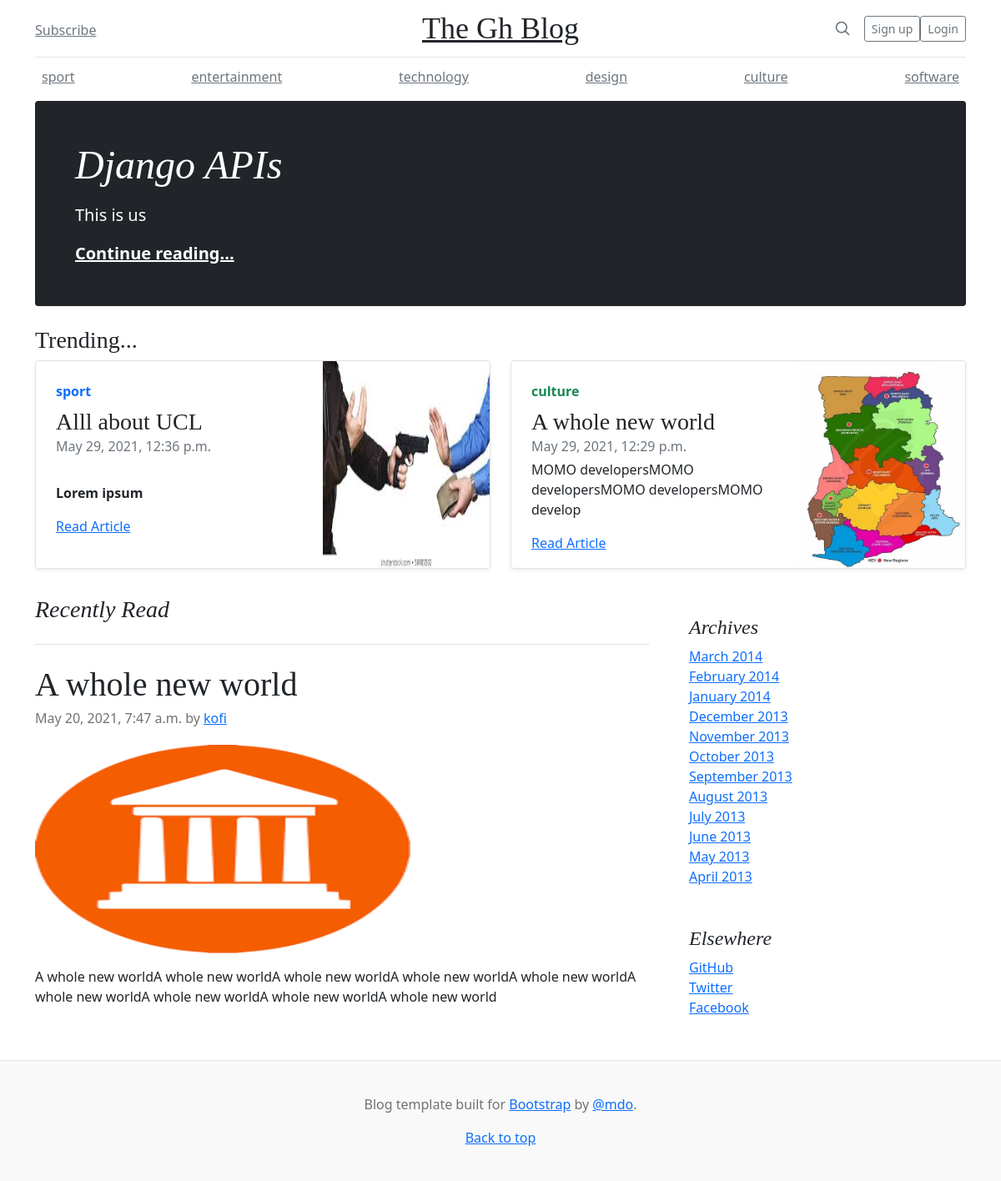
The page / on the database its author committed.
### blog/models.py (models this page shows, shortened)
class Category(models.Model):
    name = models.CharField(max_length=50)
    slug = models.SlugField(unique=True)
    def __str__(self):
        return self.name
    class Meta:
        verbose_name = 'Category'
        verbose_name_plural = 'Categories'

class Blog(models.Model):
    STATUS_CHOICES = (
        ('draft', 'draft'),
        ('published', 'published')
    )
    author = models.ForeignKey(User, on_delete=models.CASCADE)
    title = models.CharField(max_length=105)
    cover_image = models.ImageField(upload_to='images/', blank=True, null=True)
    body = RichTextField()
    date_published = models.DateTimeField()
    status = models.CharField(max_length=10, choices=STATUS_CHOICES)
    category = models.ForeignKey(Category, related_name='posts', on_delete=models.CASCADE, max_length=50)
    def summary(self):
        return self.body[:60]
    class Meta:
        ordering = ('-date_published',)

### blog/views.py (the view)
# urls.py: path('', views.index, name='index'),
def index(request):
    blogs = Blog.objects.filter(status='published')
    categories = Category.objects.all()
    template_name = 'blog/index.html'
    context = {'blogs': blogs, 'categories': categories}
    return render(request, template_name, context)

### blog/templates/blog/index.html (shortened to what this page needs)
{% extends 'blog/base.html' %}
{% load static %}
  {% block content %}
  <div class="nav-scroller py-1 mb-2">
    <nav class="nav d-flex justify-content-between">
      {% for category in categories %}
      <a class="p-2 link-secondary" href="{% url 'category_view' category.name %}">{{category}}</a>
      {% endfor %}
    </nav>
  </div>
</div>
<main class="container">
  <div class="p-4 p-md-5 mb-4 text-white rounded bg-dark">
    <div class="col-md-6 px-0">
        {% for blog in blogs|slice:":1" %}
      <h1 class="display-4 fst-italic">{{ blog.title }}</h1>
      <p class="lead my-3">{{ blog.summary|safe }}</p>
      <p class="lead mb-0"><a href="{% url 'detail_view' blog.id %}" class="text-white fw-bold">Continue reading...</a></p>
        {% endfor %}
    </div>
  </div>
  <div class="row mb-2">
    <h3>Trending...</h3>
    <div class="col-md-6">
      <div class="row g-0 border rounded overflow-hidden flex-md-row mb-4 shadow-sm h-md-250 position-relative">
        <div class="col p-4 d-flex flex-column position-static">
          {% for blog in blogs|slice:"1:2" %}
          <strong class="d-inline-block mb-2 text-primary">{{blog.category}}</strong>
          <h3 class="mb-0">{{blog.title}}</h3>
          <div class="mb-1 text-muted">{{blog.date_published}}</div>
          <p class="card-text mb-auto">{{blog.summary|safe}}</p>
          <a href="{% url 'detail_view' blog.id %}" class="stretched-link">Read Article</a>
        </div>
        <div class="col-auto d-none d-lg-block">
          {% if blog.cover_image %}
          <img src="{{blog.cover_image.url}}" alt="" class="bd-placeholder-img" width="200" height="250">
          {% endif %}
          {% endfor %}
        </div>
      </div>
    </div>
    <div class="col-md-6">
      <div class="row g-0 border rounded overflow-hidden flex-md-row mb-4 shadow-sm h-md-250 position-relative">
        <div class="col p-4 d-flex flex-column position-static">
          {% for blog in blogs|slice:"2:3" %}
          <strong class="d-inline-block mb-2 text-success">{{blog.category}}</strong>
          <h3 class="mb-0">{{blog.title}}</h3>
          <div class="mb-1 text-muted">{{blog.date_published}}</div>
          <p class="mb-auto">{{blog.summary|safe}}</p>
          <a href="{% url 'detail_view' blog.id %}" class="stretched-link">Read Article</a>
        </div>
        <div class="col-auto d-none d-lg-block">
          <img src="{{blog.cover_image.url}}" alt="" class="bd-placeholder-img" width="200" height="250">
          {% endfor %}
        </div>
      </div>
    </div>
  </div>
  <div class="row">
    <div class="col-md-8">
      <h3 class="pb-4 mb-4 fst-italic border-bottom">
        Recently Read
      </h3>
      <article class="blog-post">
        {% for blog in blogs|slice:"3:4" %}
        <h2 class="blog-post-title">{{blog.title}}</h2>
        <p class="blog-post-meta">{{blog.date_published}} by <a href="#">{{blog.author}}</a></p>
        <div class="mt-3 mb-3">
          <img src="{{blog.cover_image.url}}" alt="" width="450" height="250">
        </div>
        <p>{% autoescape on %}
          {{ blog.body|safe }}
        {% endautoescape %}</p>
        {% endfor %}
      </article>
    </div>
    <div class="col-md-4">
      <div class="p-4">
        <h4 class="fst-italic">Archives</h4>
        <ol class="list-unstyled mb-0">
          <li><a href="#">March 2014</a></li>
          <li><a href="#">February 2014</a></li>
          <li><a href="#">January 2014</a></li>
          <li><a href="#">December 2013</a></li>
          <li><a href="#">November 2013</a></li>
          <li><a href="#">October 2013</a></li>
          <li><a href="#">September 2013</a></li>
          <li><a href="#">August 2013</a></li>
          <li><a href="#">July 2013</a></li>
          <li><a href="#">June 2013</a></li>
          <li><a href="#">May 2013</a></li>
          <li><a href="#">April 2013</a></li>
        </ol>
      </div>
      <div class="p-4">
        <h4 class="fst-italic">Elsewhere</h4>
        <ol class="list-unstyled">
          <li><a href="#">GitHub</a></li>
          <li><a href="#">Twitter</a></li>
          <li><a href="#">Facebook</a></li>
        </ol>
      </div>
    </div>
  </div>
</main>
  {% endblock %}

### blog/templates/blog/base.html (shortened to what this page needs)
{% load static %}
<!doctype html>
<html lang="en">
  <head>
    <link href="https://cdn.jsdelivr.net/npm/bootstrap@5.0.0-beta3/dist/css/bootstrap.min.css" rel="stylesheet">
  <link rel="stylesheet" href="https://cdnjs.cloudflare.com/ajax/libs/font-awesome/5.15.3/css/all.min.css" />
    <link href="{% static 'blog/styles.css' %}" rel="stylesheet">
  </head>
  <body>
<div class="container">
  <header class="blog-header py-3">
    <div class="row flex-nowrap justify-content-between align-items-center">
      <div class="col-4 pt-1">
        <a class="link-secondary" href="#">Subscribe</a>
      </div>
      <div class="col-4 text-center">
        <a class="blog-header-logo text-dark" href="{% url 'index' %}">The Gh Blog</a>
      </div>
      <div class="col-4 d-flex justify-content-end align-items-center">
        <a class="link-secondary" href="#" aria-label="Search">
          <svg xmlns="http://www.w3.org/2000/svg" width="20" height="20" fill="none" stroke="currentColor" stroke-linecap="round" stroke-linejoin="round" stroke-width="2" class="mx-3" role="img" viewBox="0 0 24 24"><title>Search</title><circle cx="10.5" cy="10.5" r="7.5"/><path d="M21 21l-5.2-5.2"/></svg>
        </a>
        {% if request.user.is_authenticated %}
        <a class="btn btn-sm btn-outline-secondary" href="#"data-bs-toggle="modal" data-bs-target="#staticBackdrop">{{request.user.username}} <i class="fa fa-user" aria-hidden="true"></i>
        </a>
        <a class="btn btn-sm btn-outline-secondary" href="{% url 'user_logout' %}">Logout</a>
        {% else %}
        <a class="btn btn-sm btn-outline-secondary" href="{% url 'user_signup' %}">Sign up</a>
        <a class="btn btn-sm btn-outline-secondary" href="{% url 'user_login' %}">Login</a>
        {% endif %}
      </div>
    </div>
  </header>
  {% block content %}
  {% endblock %}
<footer class="blog-footer">
  <p>Blog template built for <a href="https://getbootstrap.com/">Bootstrap</a> by <a href="https://twitter.com/mdo">@mdo</a>.</p>
  <p>
    <a href="#">Back to top</a>
  </p>
</footer>
<script src="https://cdn.jsdelivr.net/npm/bootstrap@5.0.1/dist/js/bootstrap.bundle.min.js"></script>  </body>
</html>

### blog/static/blog/styles.css (style rules this page uses)
.blog-header { line-height: 1; border-bottom: 1px solid #e5e5e5; }
.blog-header-logo { font-family: "Playfair Display", Georgia, "Times New Roman", serif; font-size: 2.25rem; }
h1, h2, h3, h4, h5, h6 { font-family: "Playfair Display", Georgia, "Times New Roman", serif; }
.display-4 { font-size: 2.5rem; }
@media (min-width: 768px) { .display-4 { font-size: 3rem; } }
.nav-scroller { position: relative; z-index: 2; height: 2.75rem; overflow-y: hidden; }
.nav-scroller .nav { display: flex; flex-wrap: nowrap; padding-bottom: 1rem; margin-top: -1px; overflow-x: auto; text-align: center; white-space: nowrap; -webkit-overflow-scrolling: touch; }
@media (min-width: 768px) { .h-md-250 { height: 250px; } }
.blog-post { margin-bottom: 4rem; }
.blog-post-title { margin-bottom: .25rem; font-size: 2.5rem; }
.blog-post-meta { margin-bottom: 1.25rem; color: #727272; }
.blog-footer { padding: 2.5rem 0; color: #727272; text-align: center; background-color: #f9f9f9; border-top: .05rem solid #e5e5e5; }
.blog-footer p:last-child { margin-bottom: 0; }

### blog/templates/blog/base.html (style rules this page uses)
.bd-placeholder-img { font-size: 1.125rem; text-anchor: middle; -webkit-user-select: none; -moz-user-select: none; user-select: none; }

### rows shown on the page
Category: name "sport"
Category: name "entertainment"
Category: name "technology"
Category: name "design"
Category: name "culture"
Category: name "software"
Blog: title "Django APIs", summary "This is us"
Blog: category "sport", title "Alll about UCL", date_published "May 29, 2021, 12:36 p.m.", summary "Lorem ipsum", cover_image (picture)
Blog: category "culture", title "A whole new world", date_published "May 29, 2021, 12:29 p.m.", summary "MOMO developersMOMO developersMOMO developersMOMO develop", cover_image (picture)
Blog: title "A whole new world", date_published "May 20, 2021, 7:47 a.m.", author "kofi", cover_image (picture), body "A whole new worldA whole new worldA whole new worldA whole new worldA whole new worldA whole new worldA whole new worldA whole new worldA whole new world"
